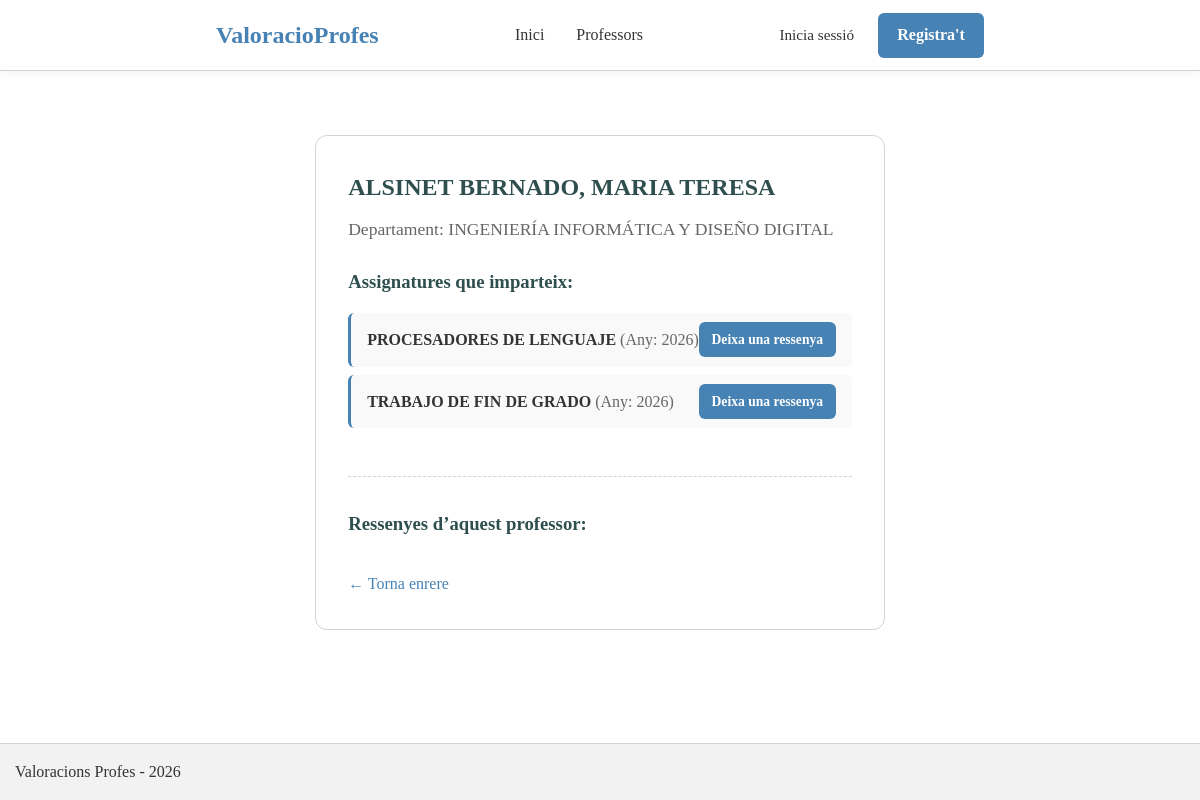
Page /profesores/5/ on the committed database.
### blog/models.py (models this page shows, shortened)
class Professor(models.Model):
    department = models.ForeignKey(Department, on_delete=models.CASCADE, related_name='professors')
    name_prof = models.CharField(max_length=150)
    profile_pic_url = models.URLField(max_length=200, blank=True, null=True)  #URLField for links

class Department(models.Model):
    name_dept = models.CharField(max_length=100)

class Prof_Subject(models.Model):
    professor = models.ForeignKey(Professor, on_delete=models.CASCADE)
    subject = models.ForeignKey(Subject, on_delete=models.CASCADE)
    year = models.IntegerField()

class Subject(models.Model):
    name_sub = models.CharField(max_length=150)
    description = models.TextField()
    credits = models.PositiveIntegerField()
    professors = models.ManyToManyField(Professor, through='Prof_Subject', related_name='subjects')

### blog/views.py (the view)
# urls.py: path('profesores/<int:pk>/', views.ProfessorDetailView.as_view(), name='professor_detail'),
class ProfessorDetailView(DetailView):
    model = Professor
    template_name = 'blog/professor_detail.html'
    context_object_name = 'professor'

### templates/blog/professor_detail.html (shortened to what this page needs)
{% extends 'base.html' %}
{% block content %}
<div class="container">
    <article>
        <h1>{{ professor.name_prof }}</h1>
        <p class="post-meta" style="font-size: 1.1rem;">Departament: {{ professor.department.name_dept }}</p>
        <div class="post-body">
            <h3>Assignatures que imparteix:</h3>
            <ul>
                {% for ps in professor.prof_subject_set.all %}
                    <li style="display: flex; justify-content: space-between; align-items: center;">
                        <span>
                            <strong>{{ ps.subject.name_sub }}</strong> <span style="color: #666;">(Any: {{ ps.year }})</span>
                        </span>
                        <a href="{% url 'blog:review_create' %}?prof_subject={{ ps.id }}" class="btn-signup" style="font-size: 0.85rem; padding: 0.4rem 0.8rem;">
                            Deixa una ressenya
                        </a>
                    </li>
                {% empty %}
                    <li>Aquest professor no té assignatures assignades.</li>
                {% endfor %}
            </ul>
            <hr style="margin: 3rem 0 2rem 0; border: 0; border-top: 1px dashed var(--color-footer-border);">
            <h3>Ressenyes d’aquest professor:</h3>
            <div class="back-link" style="margin-top: 2rem;">
                <a href="javascript:history.back()">← Torna enrere</a>
            </div>
        </div>
    </article>
</div>
{% endblock content %}

### blog/static/blog/style.css (style rules this page uses)
:root { --font-base: Georgia, serif; --color-text: #333; --color-heading: darkslategray; --color-nav-bg: darkslategray; --color-nav-text: white; --color-nav-hover: lightblue; --color-user-text: silver; --color-footer-text: gray; --color-footer-border: lightgray; --color-error: red; --color-btn-primary: steelblue; --container-width: 800px; --form-width: 400px; }
* { margin: 0; padding: 0; box-sizing: border-box; }
body { min-height: 100vh; display: flex; flex-direction: column; font-family: var(--font-base); line-height: 1.6; color: var(--color-text); }
.container { flex: 1; max-width: var(--container-width); margin: 2rem auto; padding: 0 1rem; }
.btn-signup { background-color: var(--color-btn-primary); color: white; padding: 0.6rem 1.2rem; border-radius: 6px; text-decoration: none; font-weight: bold; }
article { background: white; border: 1px solid var(--color-footer-border); border-radius: 12px; padding: 2rem; }
article h1 { color: var(--color-heading); margin-bottom: 0.5rem; }
article .post-meta { color: #666; margin-bottom: 1.5rem; font-size: 0.95rem; }
article .post-body h3 { color: var(--color-heading); margin-bottom: 1rem; }
article .post-body ul { list-style: none; padding: 0; display: flex; flex-direction: column; gap: 0.5rem; }
article .post-body ul li { padding: 0.6rem 1rem; background: #f9f9f9; border-radius: 6px; border-left: 3px solid var(--color-btn-primary); }
.back-link { margin-top: 1.5rem; }
.back-link a { color: var(--color-btn-primary); text-decoration: none; }

### rows in the picture
Professor: name_prof "ALSINET BERNADO, MARIA TERESA", department.name_dept "INGENIERÍA INFORMÁTICA Y DISEÑO DIGITAL"
Prof_Subject: subject.name_sub "PROCESADORES DE LENGUAJE", year "2026"
Prof_Subject: subject.name_sub "TRABAJO DE FIN DE GRADO", year "2026"
